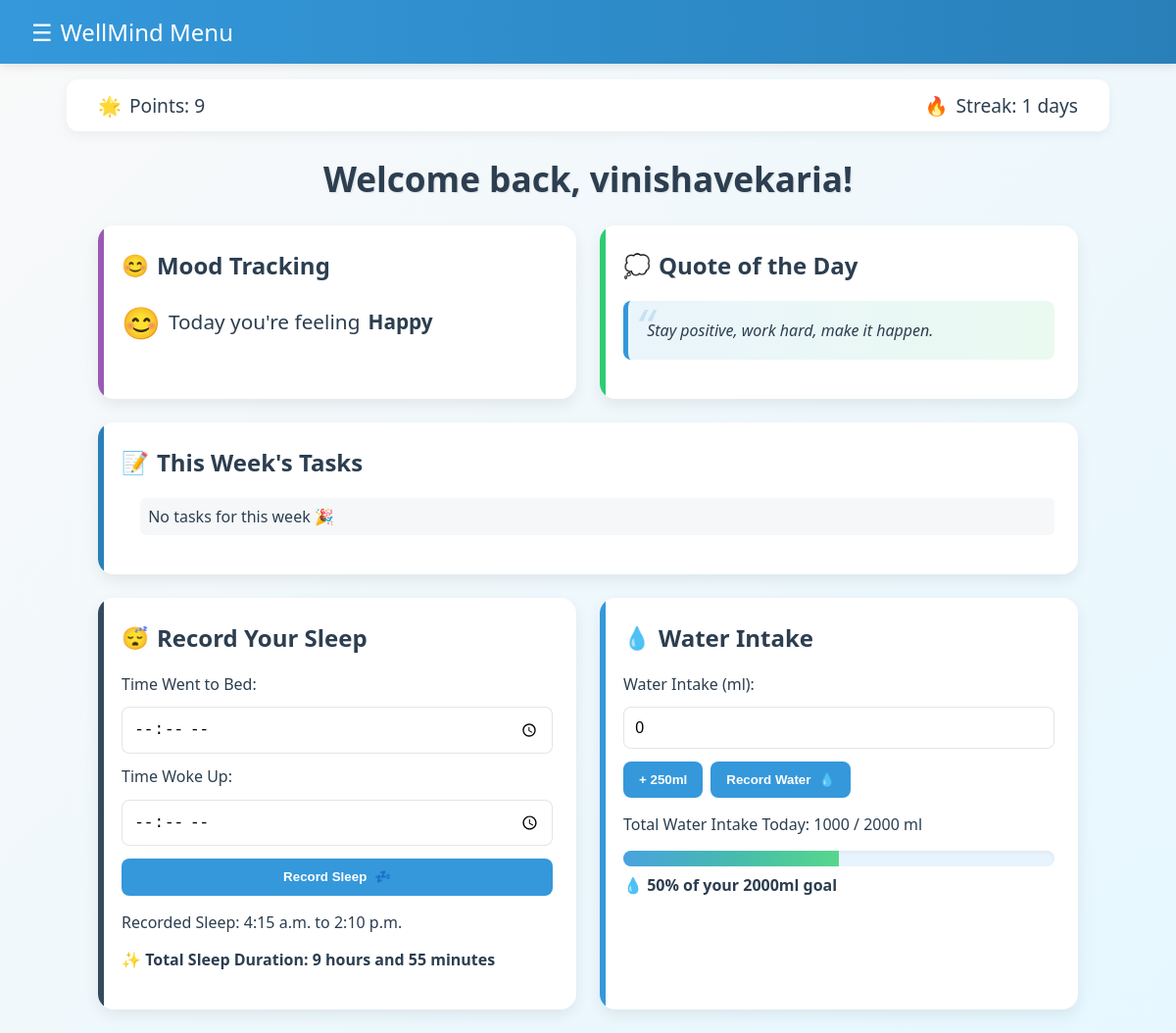
/accounts/welcome/ (signed in), run on the app's committed database.
### accounts/models.py (models this page shows, shortened)
class JournalEntry(models.Model):
    user = models.ForeignKey(settings.AUTH_USER_MODEL, on_delete=models.CASCADE)
    date = models.DateField(default=date.today)
    mood = models.CharField(max_length=100)
    entry = models.TextField()  # Text for the user to write their entry
    created_at = models.DateTimeField(auto_now_add=True)  # Time of entry creation

class SleepRecord(models.Model):
    user = models.ForeignKey(User, on_delete=models.CASCADE)
    date = models.DateField(unique=True)
    sleep_time = models.TimeField()
    wake_time = models.TimeField()

class WaterIntakeRecord(models.Model):
    user = models.ForeignKey(User, on_delete=models.CASCADE)
    date = models.DateField()
    intake_ml = models.PositiveIntegerField(default=0)
    class Meta:
        unique_together = ('user', 'date')

### accounts/views.py (the view, shortened to what this page needs)
# urls.py: path('welcome/', views.welcome_page, name='welcome'),
@login_required
def welcome_page(request):
    user = request.user
    today = timezone.localdate()
    start_week = today - timedelta(days=today.weekday())
    end_week = start_week + timedelta(days=6)
    weekly_todos = ToDo.objects.filter(user=user, date_due__range=(start_week, end_week))
    try:
        todays_entry = JournalEntry.objects.get(user=user, date=today)
    except JournalEntry.DoesNotExist:
        todays_entry = None
    try:
        quote = DailyQuote.objects.get(date=today)
    except DailyQuote.DoesNotExist:
        quote = "Stay positive, work hard, make it happen."
    sleep_record = SleepRecord.objects.filter(user=user, date=today).first()
    water_record, _ = WaterIntakeRecord.objects.get_or_create(user=user, date=today, defaults={'intake_ml': 0})
    sleep_duration = None
    points = 0
    streak = count_consecutive_streak(user)
    if todays_entry:
        points += 5
    if water_record.intake_ml > 0:
        points += 2
    if sleep_record:
        points += 2
    if sleep_record and sleep_record.sleep_time and sleep_record.wake_time:
        sleep_time_str = str(sleep_record.sleep_time)
        wake_time_str = str(sleep_record.wake_time)
        if len(sleep_time_str.split(':')) == 2:
            sleep_time_str += ':00'
        if len(wake_time_str.split(':')) == 2:
            wake_time_str += ':00'
        sleep_dt = datetime.strptime(sleep_time_str, '%H:%M:%S')
        wake_dt = datetime.strptime(wake_time_str, '%H:%M:%S')
        if wake_dt < sleep_dt:
            wake_dt += timedelta(days=1)
        duration = wake_dt - sleep_dt
        hours, remainder = divmod(duration.seconds, 3600)
        minutes = remainder // 60
        sleep_duration = f"{hours} hours and {minutes} minutes"
    water_percentage = (water_record.intake_ml / 2000) * 100 if water_record.intake_ml else 0
    return render(request, 'accounts/welcome.html', {
        'username': user.username,
        'weekly_todos': weekly_todos,
        'todays_entry': todays_entry,
        'quote': quote,
        'sleep_record': sleep_record,
        'water_record': water_record,
        'sleep_duration': sleep_duration,
        'water_percentage': water_percentage,
        'points': points,
        'streak': streak
    })

### accounts/views.py (called while the page is built)
def count_consecutive_streak(user):
    today = timezone.now().date()
    streak = 0
    current_day = today
    while True:
        try:
            JournalEntry.objects.get(user=user, date=current_day)
            streak += 1
        except JournalEntry.DoesNotExist:
            break
        current_day -= timedelta(days=1)  # Check the previous day
    return streak

### accounts/templates/accounts/welcome.html (shortened to what this page needs)
<!DOCTYPE html>
<html lang="en">
<head>
</head>
<body>
    <nav>
        <div class="nav-container">
            <div class="menu-toggle" onclick="toggleMenu()">
                <span>☰</span> WellMind Menu
            </div>
        </div>
    </nav>
    <div class="top-bar">
        <div class="points-display">Points: {{ points }}</div>
        <div class="streak-display">Streak: {{ streak }} days</div>
    </div>
    <h1>Welcome back, {{ username }}!</h1>
    <div class="container">
        <div class="card mood-card">
            <h2>Mood Tracking</h2>
            {% if todays_entry %}
                <p class="mood">
                    {% if todays_entry.mood == "Happy" %}
                        <span class="emoji">😊</span>
                    {% elif todays_entry.mood == "Sad" %}
                        <span class="emoji">😔</span>
                    {% elif todays_entry.mood == "Inspired" %}
                        <span class="emoji">🖊️</span>
                    {% elif todays_entry.mood == "Relaxed" %}
                        <span class="emoji">🍃</span>
                    {% elif todays_entry.mood == "Grateful" %}
                        <span class="emoji">🙏</span>
                    {% elif todays_entry.mood == "Angry" %}
                        <span class="emoji">😡</span>
                    {% elif todays_entry.mood == "Stressed" %}
                        <span class="emoji">😫</span>
                    {% elif todays_entry.mood == "Neutral" %}
                        <span class="emoji">😐</span>
                    {% elif todays_entry.mood == "Calm" %}
                        <span class="emoji">😌</span>
                    {% elif todays_entry.mood == "Reflective" %}
                        <span class="emoji">🤔</span>
                    {% else %}
                        <span class="emoji">❓</span>
                    {% endif %}
                    Today you're feeling <strong>{{ todays_entry.mood }}</strong>
                </p>
            {% else %}
                <p>No mood entry for today. <a href="{% url 'journal_entry' %}" style="color: var(--primary); text-decoration: none; font-weight: 600;">Add one now?</a></p>
            {% endif %}
        </div>
        <div class="card quote-card">
            <h2>Quote of the Day</h2>
            <blockquote>{{ quote }}</blockquote>
        </div>
        <div class="card todo-card" style="grid-column: span 2;">
            <h2>This Week's Tasks</h2>
            <ul>
                {% for task in weekly_todos %}
                    <li>
                        <strong>{{ task.title }}</strong> — {{ task.date_due }} —
                        <span class="task-status {% if task.status == 'done' %}done{% else %}todo{% endif %}">
                            {% if task.status == 'done' %}✔ Done{% else %}🕒 To Do{% endif %}
                        </span>
                    </li>
                {% empty %}
                    <li>No tasks for this week 🎉</li>
                {% endfor %}
            </ul>
        </div>
        <div class="card sleep-card">
            <h2>Record Your Sleep</h2>
            <form action="{% url 'welcome' %}" method="POST">
                <label for="sleep_time">Time Went to Bed:</label>
                <input type="time" name="sleep_time" required>
                <label for="wake_time">Time Woke Up:</label>
                <input type="time" name="wake_time" required>
                <button type="submit" name="sleep">Record Sleep <span>💤</span></button>
            </form>
            {% if sleep_record %}
                <p>Recorded Sleep: {{ sleep_record.sleep_time }} to {{ sleep_record.wake_time }}</p>
                {% if sleep_duration %}
                    <p class="duration">✨ Total Sleep Duration: {{ sleep_duration }}</p>
                {% endif %}
            {% endif %}
        </div>
        <div class="card water-card">
            <h2>Water Intake</h2>
            <form id="waterForm" action="{% url 'welcome' %}" method="POST">
                <label for="water_amount">Water Intake (ml):</label>
                <input type="number" name="water_amount" id="water_amount" value="0" required readonly>
                <div class="water-buttons">
                    <button type="button" onclick="addWater()" style="background-color: var(--relaxed);">+ 250ml</button>
                    <button type="submit" name="water">Record Water <span>💧</span></button>
                </div>
            </form>
            <p id="waterStatus">
                Total Water Intake Today: {{ water_record.intake_ml }} / 2000 ml
            </p>
            {% if water_percentage %}
                <div class="progress-bar-container">
                    <div class="progress-bar" style="width: {{ water_percentage }}%;"></div>
                </div>
                <p class="duration">💧 {{ water_percentage|floatformat:0 }}% of your 2000ml goal</p>
            {% endif %}
        </div>
    </div>
</body>
</html>

### data on the page
JournalEntry: mood "Happy"
SleepRecord: sleep_time "4:15 a.m.", wake_time "2:10 p.m."
WaterIntakeRecord: intake_ml "1000"

### other printed values
{{ points }} "9"
{{ streak }} "1"
{{ username }} "vinishavekaria"
{{ quote }} "Stay positive, work hard, make it happen."
{{ sleep_duration }} "9 hours and 55 minutes"
{{ water_percentage|floatformat:0 }} "50"
